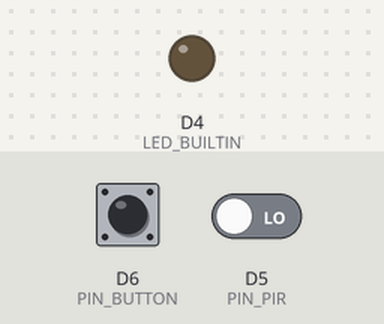
The program below on a simulated ESP8266 (Wemos D1 mini). Shown: output pins drawn as LEDs (lit = HIGH, except the on-board LED, lit = LOW). Dashed ring = blinking. Inputs (shaded band) come from the test bench; at power-on: D5 (PIN_PIR) LOW, D6 (PIN_BUTTON) HIGH.

Above: at 1.2 s.
1.3 s: D5 (PIN_PIR) driven HIGH
At 1.7 s:
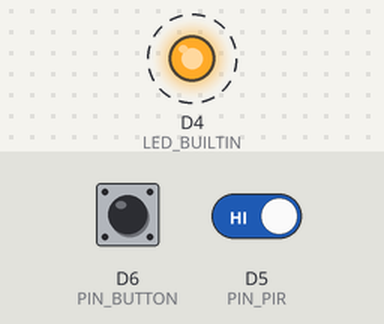
4.3 s: D6 (PIN_BUTTON) pulled LOW for 3.2 s
At 4.4 s:
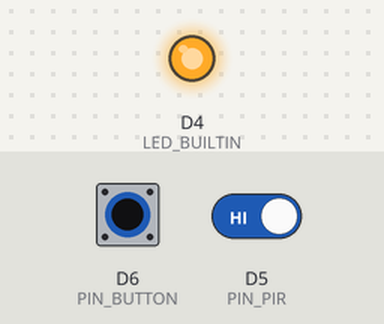
9.0 s: D6 (PIN_BUTTON) pulled LOW for 0.25 s
At 9.87 s:
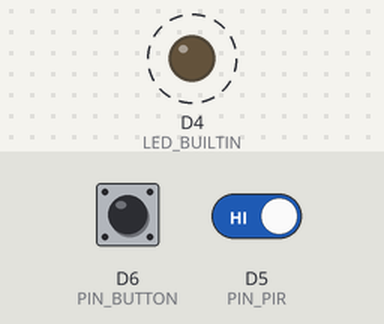
12.1 s: D6 (PIN_BUTTON) pulled LOW for 1 s
At 12.9 s:
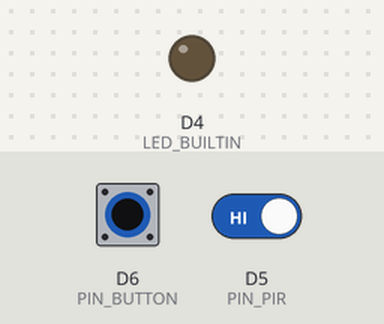
Timing chart, 0 to 15.1 s (numbered marks = the images above; inputs shaded):
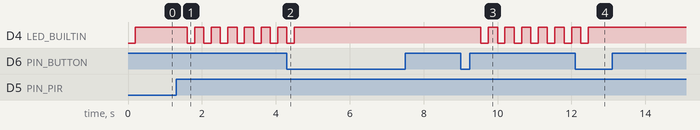

The program:

main.cpp
```cpp
//I Sechan Bae, 000803348 certify that this material is my original work. No other person's work has been used without due acknowledgement. I have not made my work available to anyone else."

#include <Arduino.h>

#define PIN_PIR D5
#define PIN_BUTTON D6
#define ALARM_DISABLED  0
#define ALARM_ENABLE    1
#define ALARM_COUNTDOWN 2
#define ALARM_ACTIVE    3
#define MAXNUMBER_OF_BLINKS 40
#define BLINK_ON_DELAY 200
#define BLINK_OFF_DELAY 50
#define INPUT_DELAY 200
int iAlarmState=1;
int numberOfBlinks=0;
bool expired=false;
bool detected=false;
bool buttonState=false;


void collectInputs(){
  bool motion;
  motion=digitalRead(PIN_PIR);
  if(motion==true&&iAlarmState==ALARM_ENABLE){
    iAlarmState=ALARM_COUNTDOWN;
  }
  if(digitalRead(PIN_BUTTON)==0){
    if(iAlarmState==ALARM_COUNTDOWN){
      iAlarmState=ALARM_DISABLED;
      numberOfBlinks=0;
    }
    else if(iAlarmState==ALARM_DISABLED){
      iAlarmState=ALARM_ENABLE;
    }
  }
  delay(INPUT_DELAY);
}
void checkAlarmState(){
  switch (iAlarmState)
  {
  case ALARM_DISABLED:
    digitalWrite(LED_BUILTIN,true);
    break;

  case ALARM_ENABLE:
    digitalWrite(LED_BUILTIN,true);
    break;
  case ALARM_COUNTDOWN:
    digitalWrite(LED_BUILTIN, false);
    delay(BLINK_ON_DELAY);
    digitalWrite(LED_BUILTIN,true);
    delay(BLINK_OFF_DELAY);
    numberOfBlinks++;
    if(numberOfBlinks==MAXNUMBER_OF_BLINKS){
      iAlarmState=ALARM_ACTIVE;
    }
    break;
  case ALARM_ACTIVE:
    digitalWrite(LED_BUILTIN, false);
    break;
  }
}
void setup() {
  Serial.begin(115200);

  pinMode(LED_BUILTIN, OUTPUT);

  pinMode(PIN_PIR, INPUT);

  pinMode(PIN_BUTTON, INPUT_PULLUP);
}

void loop() {
  collectInputs();
  checkAlarmState();
} 
```

Measured:
- after the input at 1.3 s, D4 (LED_BUILTIN): alternates HIGH for 0.25 s and LOW for 0.20 s, starting after 0.30 s
- after the input at 4.3 s, D4 (LED_BUILTIN): goes on until 4.5 s, then stays HIGH
- after the input at 9.0 s, D4 (LED_BUILTIN): alternates HIGH for 0.25 s and LOW for 0.20 s, starting after 0.55 s
- after the input at 12.1 s, D4 (LED_BUILTIN): goes on until 12.5 s, then stays HIGH
